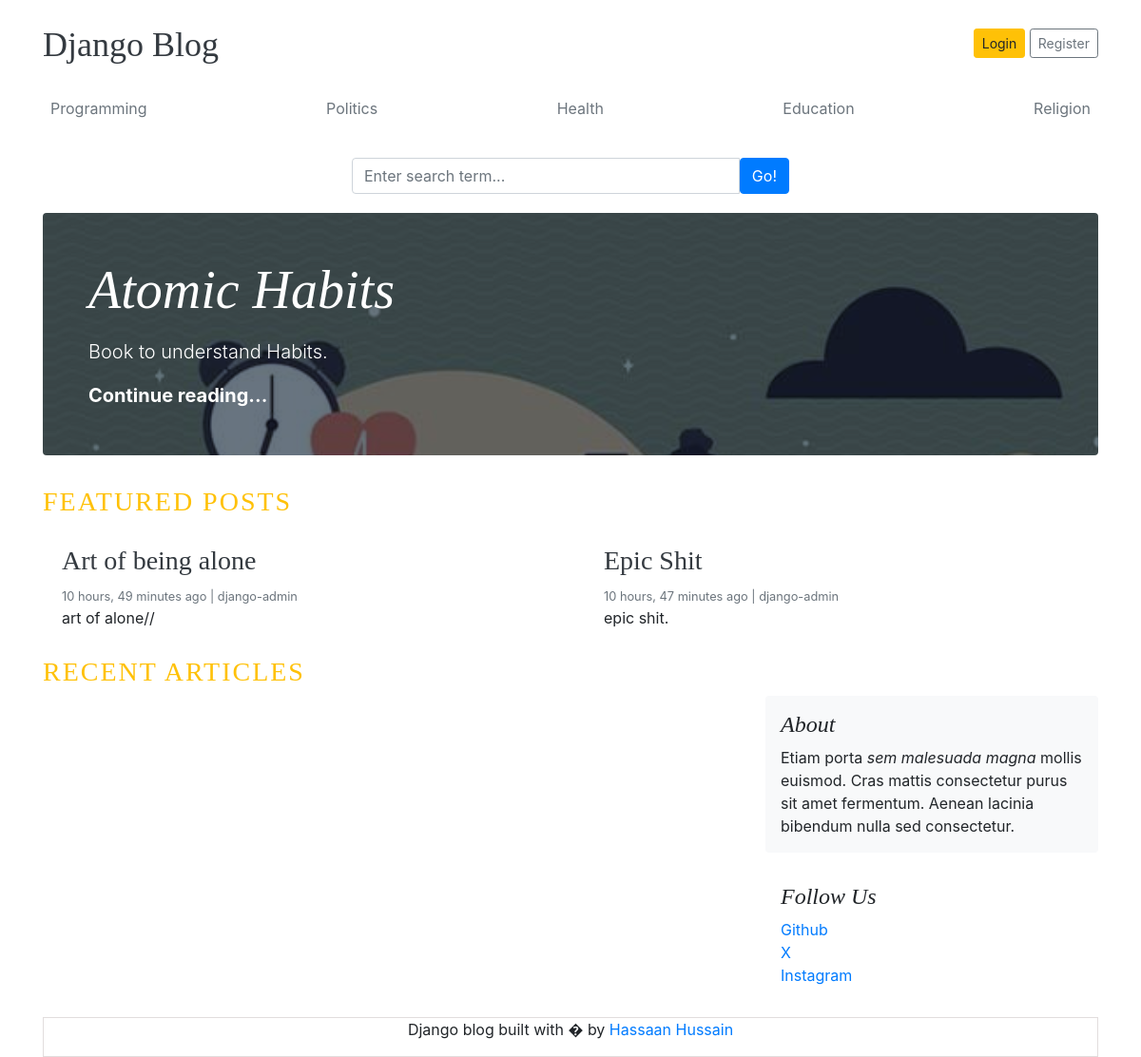
The page / on the database its author committed.
### blogs/models.py (models this page shows, shortened)
class Category(models.Model):
    category_name = models.CharField(max_length=50, unique=True)
    created_at = models.DateTimeField(auto_now_add=True)
    update_at = models.DateTimeField(auto_now=True)
    class Meta:
        verbose_name_plural = 'categories'
    def __str__(self):
        return self.category_name

class Blog(models.Model):
    title = models.CharField(max_length=100)
    slug = models.SlugField(max_length=150, unique=True, blank=True)
    category = models.ForeignKey(Category, on_delete=models.CASCADE)
    author = models.ForeignKey(User, on_delete=models.CASCADE)
    featured_image = models.ImageField(upload_to='uploads/%Y/%m/%d')
    short_description = models.TextField(max_length=500)
    blog_body = models.TextField(max_length=2000)
    status = models.CharField(choices=STATUS_CHOICES, default="Draft")
    is_featured = models.BooleanField(default=False)
    created_at = models.DateTimeField(auto_now_add=True)
    updated_at = models.DateTimeField(auto_now=True)

class SocialLinks (models.Model):
    link_name = models.CharField(max_length=50)
    link_url = models.URLField(max_length=200)

### blog_main/views.py (the view)
# urls.py: 2. Add a URL to urlpatterns:  path('', views.home, name='home')
def home(request):
    featured_posts = Blog.objects.filter(is_featured=True, status='Published')
    simple_posts = Blog.objects.filter(is_featured=False, status='Published')
    print(request.user)
    context = {
        'featured_posts': featured_posts,
        'simple_posts': simple_posts,
    }
    return render(request, 'home.html', context)

### blogs/context_processors.py (called while the page is built)
def get_categories(request):
    categories = Category.objects.all()
    return dict(categories=categories)

def social_links(request):
    links = SocialLinks.objects.all()
    return dict(links=links)

### templates/home.html (shortened to what this page needs)
{% load static %}
<!DOCTYPE html>
<html lang="en">
<head>
    <link href="https://getbootstrap.com/docs/4.0/dist/css/bootstrap.min.css" rel="stylesheet">
    <link rel="stylesheet" href="https://cdnjs.cloudflare.com/ajax/libs/font-awesome/7.0.1/css/all.min.css" />
    <link href="{% static "css/blog.css" %}" rel="stylesheet">
  </head>
<body>
    <div class="container">
        <header class="blog-header py-3">
        <div class="row flex-nowrap justify-content-between align-items-center">
            <div class="col-8 pt-1">
            <a class="blog-header-logo text-dark" href="/">Django Blog</a>
            </div>
            {% if user.is_authenticated %}
            <div class="col-4 d-flex justify-content-end align-items-center">
                <small>You're logged in ''{{ user }}''</small>
                &nbsp;
                <a href="{% url "dashboard" %}" class='btn btn-sm btn-warning'>Dashboard</a>
                &nbsp;
                <a class="btn btn-sm btn-warning" href="{% url "logout" %}">Logout</a> &nbsp;
            </div>
            {% else %}
            <div class="col-4 d-flex justify-content-end align-items-center">
                <a class="btn btn-sm btn-warning" href="{% url "login" %}">Login</a> &nbsp;
                <a class="btn btn-sm btn-outline-secondary" href="{% url 'register' %}">Register</a>
            </div>
            {% endif %}
        </div>
        </header>
        <div class="nav-scroller py-1 mb-2">
        <nav class="nav d-flex justify-content-between">
            {% for category in categories %}
            <a class="p-2 text-muted" href="{% url "posts_by_category" category.id %}">{{ category }}</a>
            {% endfor %}
        </nav>
        </div>
            <form action="{% url 'search' %}" method='GET' style='width: 500px; margin:auto;'>
                <div class="card-body">
                    <div class="input-group">
                        <input class="form-control" type="text" name='keyword' value='{{ keyword }}' placeholder="Enter search term..." aria-label="Enter search term..." aria-describedby="button-search" />
                        <button class="btn btn-primary" id="button-search" type="submit">Go!</button>
                    </div>
                </div>
            </form>
        {% for post in featured_posts %}
            {% if forloop.first %}
                <div class="jumbotron p-3 p-md-5 text-white rounded bg-dark" style="background-image: url({{ post.featured_image.url }});background-blend-mode: overlay;background-size:cover;">
                    <div class="col-md-8 px-0">
                        <h1 class="display-4 font-italic">{{ post.title }}</h1>
                        <p class="lead my-3">{{ post.short_description | truncatewords:20 }}</p>
                        <p class="lead mb-0"><a href="{% url 'blog' post.slug %}" class="text-white font-weight-bold">Continue reading...</a></p>
                    </div>
                </div>
            {% endif %}
        {% endfor %}
        {% block content %}
        <h3 class='text-uppercase text-warning' style='letter-spacing: 2px;'>Featured Posts</h3>
        <div class="row mb-2">
            {% for post in featured_posts %}
                {% if not forloop.first %}
                    <div class="col-md-6">
                        <div class="card border-0" >
                            <div class="card-body">
                                <a href="{% url 'blog' post.slug %}"><h3 class='text-dark'>{{ post.title }}</h3></a>
                                <small class="mb-1 text-muted">{{ post.created_at | timesince }} ago | {{ post.author }}</small>
                                <p class="card-text">{{ post.short_description | truncatewords:20 }}</p>
                            </div>
                        </div>
                    </div>
                {% endif %}
            {% endfor %}
        </div>
        <h3 class='text-uppercase text-warning' style='letter-spacing: 2px;'>Recent Articles</h3>
        <main role="main" class="container p-0">
            <div class="row">
                <div class="col-md-8 blog-main">
                </div>
                <aside class="col-md-4 blog-sidebar">
                <div class="p-3 mb-3 bg-light rounded">
                    <h4 class="font-italic">About</h4>
                    <p class="mb-0">Etiam porta <em>sem malesuada magna</em> mollis euismod. Cras mattis consectetur purus sit amet fermentum. Aenean lacinia bibendum nulla sed consectetur.</p>
                </div>
                {% if links %}
                <div class="p-3">
                    <h4 class="font-italic">Follow Us</h4>
                    <ol class="list-unstyled">
                    {% for link in links %}
                    <li><a href="{{ link.link_url }}" target='blank'>{{ link.link_name }}</a></li>
                    {% endfor %}
                    </ol>
                </div>
                {% endif %}
                </aside>
            </div>
        </main>
        {% endblock %}
        <footer class="blog-footer" style='border: 0.5px solid #e2dddd; text-align: center;'>
            <p>Django blog built with � by <a href="#">Hassaan Hussain</a></p>
        </footer>
    </div>
</body>
</html>

### blog_main/static/css/blog.css (style rules this page uses)
.blog-header-logo { font-family: "Playfair Display", Georgia, "Times New Roman", serif; font-size: 2.25rem; }
h1, h2, h3, h4, h5, h6 { font-family: "Playfair Display", Georgia, "Times New Roman", serif; }

### rows shown on the page
Category: category_name "Programming"
Category: category_name "Politics"
Category: category_name "Health"
Category: category_name "Education"
Category: category_name "Religion"
Blog: featured_image (picture), title "Atomic Habits", short_description "Book to understand Habits."
Blog: title "Art of being alone", created_at "10 hours, 49 minutes", author "django-admin", short_description "art of alone//"
Blog: title "Epic Shit", created_at "10 hours, 47 minutes", author "django-admin", short_description "epic shit."
SocialLinks: link_name "Github"
SocialLinks: link_name "X"
SocialLinks: link_name "Instagram"
